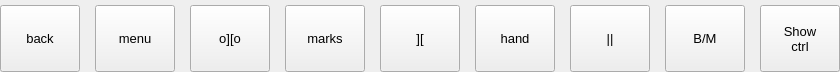
     <widget class="QWidget" name="bottomPanel" native="true">
      <property name="sizePolicy">
       <sizepolicy hsizetype="Expanding" vsizetype="Preferred">
        <horstretch>0</horstretch>
        <verstretch>0</verstretch>
       </sizepolicy>
      </property>
      <property name="minimumSize">
       <size>
        <width>0</width>
        <height>72</height>
       </size>
      </property>
      <property name="maximumSize">
       <size>
        <width>16777215</width>
        <height>72</height>
       </size>
      </property>
      <layout class="QHBoxLayout" name="horizontalLayout_31">
       <property name="spacing">
        <number>15</number>
       </property>
       <property name="leftMargin">
        <number>0</number>
       </property>
       <property name="topMargin">
        <number>5</number>
       </property>
       <property name="rightMargin">
        <number>0</number>
       </property>
       <property name="bottomMargin">
        <number>0</number>
       </property>
       <item>
        <widget class="QPushButton" name="backPushButton">
         <property name="sizePolicy">
          <sizepolicy hsizetype="Expanding" vsizetype="Expanding">
           <horstretch>0</horstretch>
           <verstretch>0</verstretch>
          </sizepolicy>
         </property>
         <property name="font">
          <font>
           <pointsize>10</pointsize>
          </font>
         </property>
         <property name="focusPolicy">
          <enum>Qt::NoFocus</enum>
         </property>
         <property name="text">
          <string>back</string>
         </property>
        </widget>
       </item>
       <item>
        <widget class="QPushButton" name="menuButton">
         <property name="sizePolicy">
          <sizepolicy hsizetype="Expanding" vsizetype="Expanding">
           <horstretch>0</horstretch>
           <verstretch>0</verstretch>
          </sizepolicy>
         </property>
         <property name="font">
          <font>
           <pointsize>10</pointsize>
          </font>
         </property>
         <property name="focusPolicy">
          <enum>Qt::NoFocus</enum>
         </property>
         <property name="text">
          <string>menu</string>
         </property>
        </widget>
       </item>
       <item>
        <widget class="QPushButton" name="boltJointButton">
         <property name="sizePolicy">
          <sizepolicy hsizetype="Expanding" vsizetype="Expanding">
           <horstretch>0</horstretch>
           <verstretch>0</verstretch>
          </sizepolicy>
         </property>
         <property name="font">
          <font>
           <pointsize>10</pointsize>
          </font>
         </property>
         <property name="focusPolicy">
          <enum>Qt::NoFocus</enum>
         </property>
         <property name="text">
          <string>o][o</string>
         </property>
        </widget>
       </item>
       <item>
        <widget class="QPushButton" name="notesButton">
         <property name="sizePolicy">
          <sizepolicy hsizetype="Expanding" vsizetype="Expanding">
           <horstretch>0</horstretch>
           <verstretch>0</verstretch>
          </sizepolicy>
         </property>
         <property name="font">
          <font>
           <pointsize>10</pointsize>
          </font>
         </property>
         <property name="focusPolicy">
          <enum>Qt::NoFocus</enum>
         </property>
         <property name="text">
          <string>marks</string>
         </property>
        </widget>
       </item>
       <item>
        <widget class="QPushButton" name="railTypeButton">
         <property name="sizePolicy">
          <sizepolicy hsizetype="Expanding" vsizetype="Expanding">
           <horstretch>0</horstretch>
           <verstretch>0</verstretch>
          </sizepolicy>
         </property>
         <property name="font">
          <font>
           <pointsize>10</pointsize>
          </font>
         </property>
         <property name="focusPolicy">
          <enum>Qt::NoFocus</enum>
         </property>
         <property name="text">
          <string>][</string>
         </property>
        </widget>
       </item>
       <item>
        <widget class="QPushButton" name="handButton">
         <property name="sizePolicy">
          <sizepolicy hsizetype="Expanding" vsizetype="Expanding">
           <horstretch>0</horstretch>
           <verstretch>0</verstretch>
          </sizepolicy>
         </property>
         <property name="font">
          <font>
           <pointsize>10</pointsize>
          </font>
         </property>
         <property name="focusPolicy">
          <enum>Qt::NoFocus</enum>
         </property>
         <property name="text">
          <string>hand</string>
         </property>
        </widget>
       </item>
       <item>
        <widget class="QPushButton" name="pauseButton">
         <property name="sizePolicy">
          <sizepolicy hsizetype="Expanding" vsizetype="Expanding">
           <horstretch>0</horstretch>
           <verstretch>0</verstretch>
          </sizepolicy>
         </property>
         <property name="font">
          <font>
           <pointsize>10</pointsize>
          </font>
         </property>
         <property name="focusPolicy">
          <enum>Qt::NoFocus</enum>
         </property>
         <property name="text">
          <string>||</string>
         </property>
        </widget>
       </item>
       <item>
        <widget class="QPushButton" name="scanButton">
         <property name="sizePolicy">
          <sizepolicy hsizetype="Expanding" vsizetype="Expanding">
           <horstretch>0</horstretch>
           <verstretch>0</verstretch>
          </sizepolicy>
         </property>
         <property name="font">
          <font>
           <pointsize>10</pointsize>
          </font>
         </property>
         <property name="focusPolicy">
          <enum>Qt::NoFocus</enum>
         </property>
         <property name="text">
          <string>B/M</string>
         </property>
        </widget>
       </item>
       <item>
        <widget class="PushButtonWithLongPress" name="showHideControlsButton">
         <property name="sizePolicy">
          <sizepolicy hsizetype="Expanding" vsizetype="Expanding">
           <horstretch>0</horstretch>
           <verstretch>0</verstretch>
          </sizepolicy>
         </property>
         <property name="font">
          <font>
           <pointsize>10</pointsize>
          </font>
         </property>
         <property name="focusPolicy">
          <enum>Qt::NoFocus</enum>
         </property>
         <property name="text">
          <string>Show 
ctrl</string>
         </property>
        </widget>
       </item>
      </layout>
     </widget>
